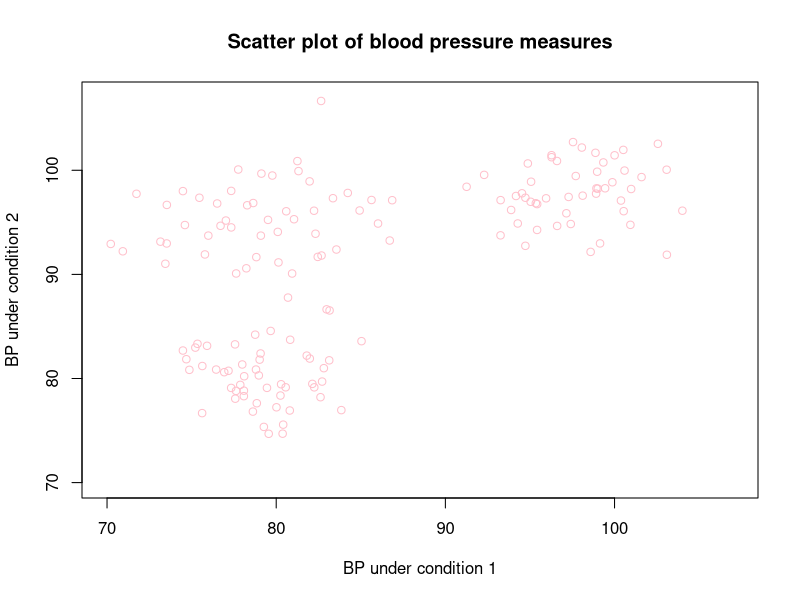
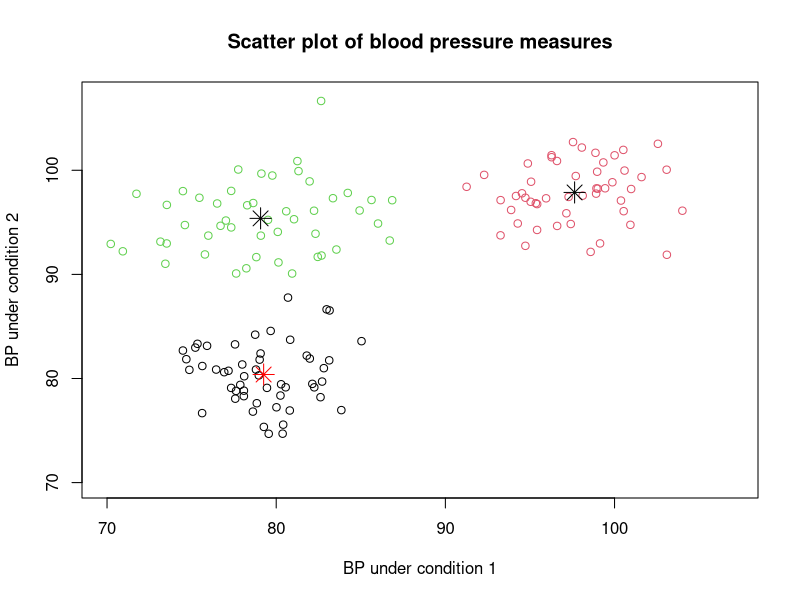

These charts were generated, in order, by the following R code:
## ---- chunk 1
# Read data file
dat = read.table("clusterdata.txt", header = TRUE, stringsAsFactors = FALSE)

#Plot to check for clusters
plot(x = dat$BP_condition_1, y = dat$BP_condition_1.1, col = "pink", main = "Scatter plot of blood pressure measures", xlab = "BP under condition 1", ylab = "BP under condition 2", xlim = c(70,107), ylim = c(70,107))
## ---- chunk 2
cl <- kmeans(x = dat, centers = 3, algorithm = "MacQueen", nstart = 25)
## ---- chunk 3
plot(x = dat$BP_condition_1, y = dat$BP_condition_1.1, col = cl$cluster, main = "Scatter plot of blood pressure measures", xlab = "BP under condition 1", ylab = "BP under condition 2", xlim = c(70,107), ylim = c(70,107))

# Plot cluster centres
points(cl$centers, col = c("red", "black", "black"), pch = 8, cex = 2)
## ---- chunk 4
# Print the number of data points in each cluster:
print(cl$size)

# Print cluster category of each data point:
print(cl$cluster)

# Print cluster centroids
print(cl$centers) 

#Print the total sum of squares of distances of each point in the data space to the global centroid
print(cl$totss)

# Print the total sum of squares of distances of each cluster centroid to the global centroid
print(cl$betweenss)

# Clustering Ratio of between SS to total SS - check if ratio is close to 1
clratio = cl$betweenss/cl$totss
print(clratio)
